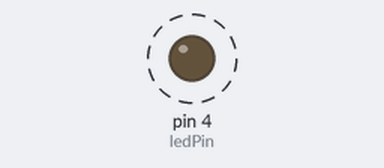
Simulated run of this sketch. Board: Arduino Uno, built with avr-gcc and run on an emulated ATmega328P. Shown: output pins drawn as LEDs (lit = HIGH). Dashed ring = blinking.

Above: at 0.15 s.
Timing chart, 0 to 3.0 s (numbered marks = the images above):
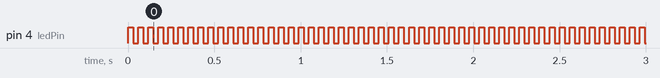

Measured:
- by itself, pin 4 (ledPin): alternates HIGH for 0.03 s and LOW for 0.03 s

The sketch:

rudimento.ino
```cpp
int ledPin = 4;
float freq = 17;

void setup() {
  pinMode(ledPin, OUTPUT);
//  Serial.begin(115200);
}

float periodo() {
//  float peri = 1/freq;
//  float halfer = peri/2;
//  float millisec = halfer*1000;
//  return millisec;

  return ((1/freq)/2)*1000;
}

float blinkus(){
  digitalWrite(ledPin, HIGH);
  delay(periodo());
  digitalWrite(ledPin, LOW);
  delay(periodo());
}

void loop() {
  blinkus();
}
```
